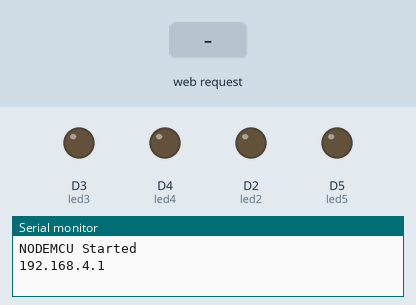
This sketch was run on a simulated ESP8266 (NodeMCU). Parts: output pins drawn as LEDs (lit = HIGH), the last lines printed to the serial monitor. The inputs (shaded band) are chosen by the test bench.

Above: at 1.2 s.
1.3 s: HTTP request GET /led1on received
At 2.5 s:
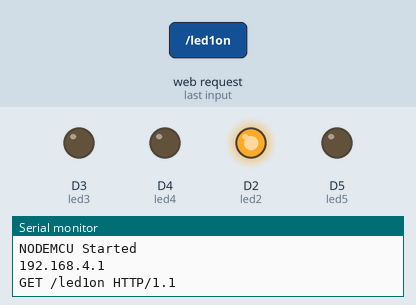
2.8 s: HTTP request GET /led2on received
At 3.7 s:
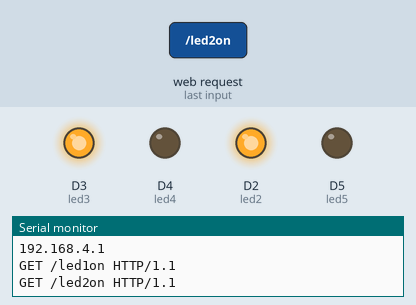
4.3 s: HTTP request GET /led1off received
At 4.8 s:
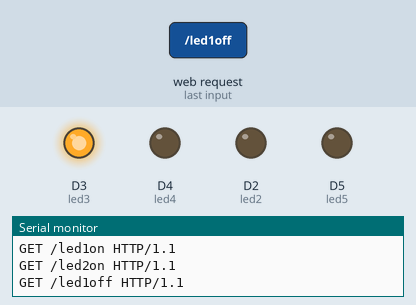
5.8 s: HTTP request GET /led3on received
At 7.0 s:
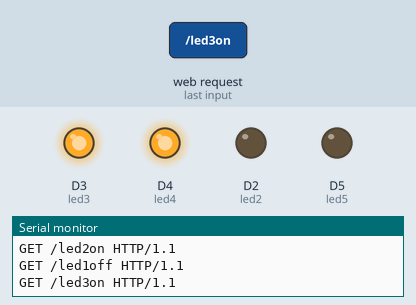
7.3 s: HTTP request GET /led2off received
At 8.3 s:
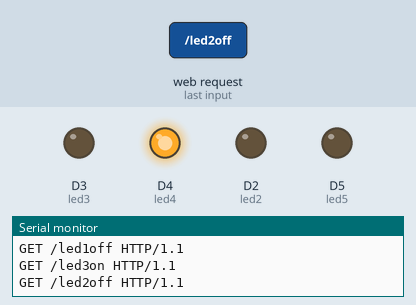
8.8 s: HTTP request GET /led4on received
At 9.4 s:
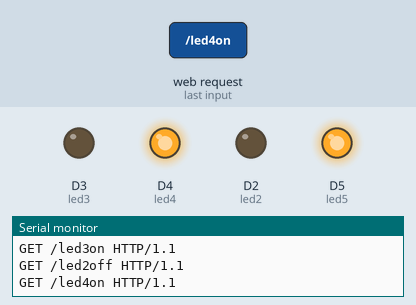
Timing chart, 0 to 11.3 s (numbered marks = the images above; inputs shaded):
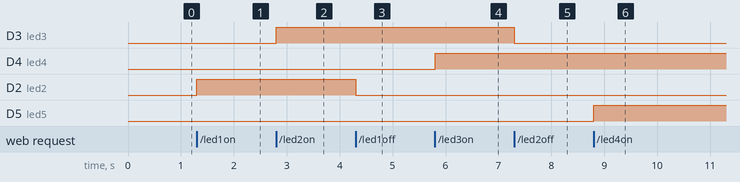

The sketch:

led_on_off_through_mobile.ino
```cpp
#include<ESP8266WiFi.h>
//#include<ESP8266WebServer.h>
//#include<WiFiClient.h>
#define led2 D2
#define led3 D3
#define led4 D4
#define led5 D5
WiFiClient client;
WiFiServer server(80);
void setup() {
  // put your setup code here, to run once:
  Serial.begin(9600);
  WiFi.softAP("MyWiFi","12345678");
  Serial.println("NODEMCU Started ");
  Serial.println(WiFi.softAPIP());
  server.begin();
  pinMode(led2,OUTPUT);
  pinMode(led3,OUTPUT);
  pinMode(led4,OUTPUT);
  pinMode(led5,OUTPUT);
}

void loop() {
  // put your main code here, to run repeatedly:
  client = server.available();
  String message;
  if(client ==1){
    message=client.readStringUntil('\n');
    Serial.println(message);
  }
  message.trim();
  if(message == "GET /led1on HTTP/1.1"){
    digitalWrite(led2,HIGH);
  }
  if(message =="GET /led1off HTTP/1.1"){
    digitalWrite(led2,LOW);
  }
  if(message == "GET /led2on HTTP/1.1"){
    digitalWrite(led3,HIGH);
  }
  if(message =="GET /led2off HTTP/1.1"){
    digitalWrite(led3,LOW);
  }
   if(message == "GET /led3on HTTP/1.1"){
    digitalWrite(led4,HIGH);
  }
  if(message =="GET /led3off HTTP/1.1"){
    digitalWrite(led4,LOW);
  }
   if(message == "GET /led4on HTTP/1.1"){
    digitalWrite(led5,HIGH);
  }
  if(message =="GET /led4off HTTP/1.1"){
    digitalWrite(led5,LOW);
  }
  client.println("HTTP/1.1 200 OK");
  client.println("Content-Type: text/html");
  client.println("");
  client.println("<!DOCTYPE HTML>");
  client.println("<html>");
  client.println("<head>");
  client.println("<title>Web Page</title>");
  client.println("</head>");
  client.println("<body>");
  client.println("<a href=\"led1on\"\"><button>LED1 ON</button></a>");
  client.println("<a href=\"led1off\"\"><button>LED1 OFF</button></a><br>");
  client.println("<br>");
  client.println("<a href=\"led2on\"\"><button>LED2 ON</button></a>");
  client.println("<a href=\"led2off\"\"><button>LED2 OFF</button></a>");
  client.println("<br>");
  client.println("<a href=\"led3on\"\"><button>LED3 ON</button></a>");
  client.println("<a href=\"led3off\"\"><button>LED3 OFF</button></a>");
  client.println("<br>");
  client.println("<a href=\"led4on\"\"><button>LED4 ON</button></a>");
  client.println("<a href=\"led4off\"\"><button>LED4 OFF</button></a>");
  client.println("</body>");
  client.println("</html>");

}
```

Measured:
- after the input at 1.3 s, D2 (led2): LOW → HIGH at once
- after the input at 2.8 s, D3 (led3): LOW → HIGH at once
- after the input at 4.3 s, D2 (led2): HIGH → LOW at once
- after the input at 5.8 s, D4 (led4): LOW → HIGH at once
- after the input at 7.3 s, D3 (led3): HIGH → LOW at once
- after the input at 8.8 s, D5 (led5): LOW → HIGH at once
